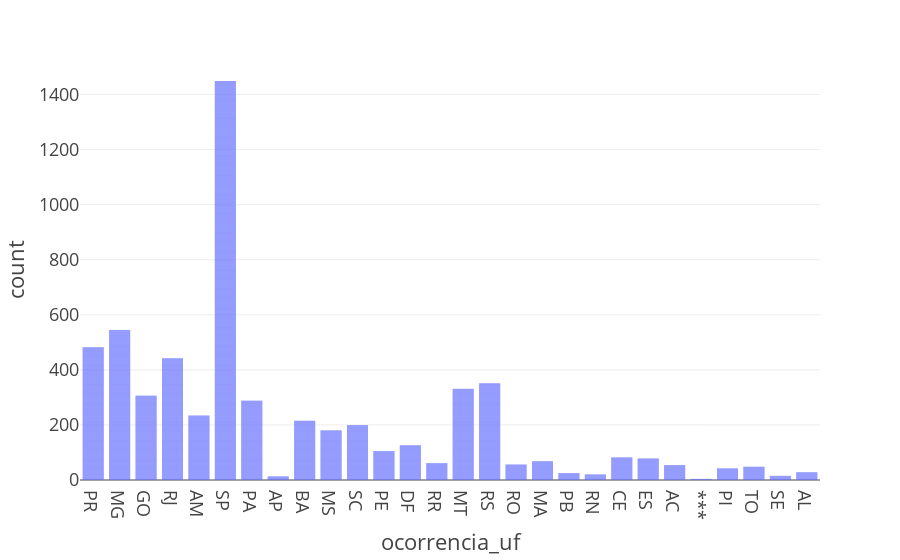

Notebook code cell kept with this figure:
### Markdown cell above
##### Qual os 10 estados com mais ocorrencias?

### Code cell
px.bar(data_frame=base, x='ocorrencia_uf')\
  .update_layout(template='presentation')

### Figure 1 — Plotly figure (JSON) as saved in the notebook; plotly's stock layout.template omitted (floating-point values rounded to 4 significant figures; data arrays with more than 128 entries replaced by an {"elided": "..."} marker saying what was removed)
{"data": [{"alignmentgroup": "True", "hovertemplate": "ocorrencia_uf=%{x}<br>count=%{y}<extra></extra>", "legendgroup": "", "marker": {"color": "#636efa", "pattern": {"shape": ""}}, "name": "", "offsetgroup": "", "orientation": "v", "showlegend": false, "textposition": "auto", "type": "bar", "x": {"elided": "5847 str values"}, "xaxis": "x", "y": {"elided": "5847 int values"}, "yaxis": "y"}], "layout": {"barmode": "relative", "legend": {"tracegroupgap": 0}, "margin": {"t": 60}, "xaxis": {"anchor": "y", "domain": [0, 1], "title": {"text": "ocorrencia_uf"}}, "yaxis": {"anchor": "x", "domain": [0, 1], "title": {"text": "count"}}}}
